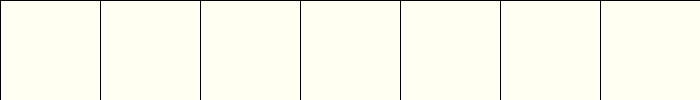
Frame 1 (no input)
Frame 60 (the mouse pressed at the canvas centre just before this capture): identical to frame 1, image omitted
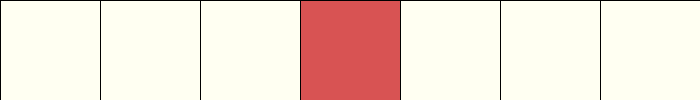
Frame 120 (the mouse held since frame 60 and released just before this capture)

The Processing sketch that drew these frames (run headless with seeded random() and noise(); from frame 60 on, the mouse is pressed at the canvas centre):

// Processing sketch: week05_5
// ── week05_5.pde
//week05-5好玩的程式設計
int[]b={0, 0, 0, 0, 0, 0, 0};//陣列，決定要不要發亮
void setup() {
  size(700, 100);//視窗大小
}
void draw() {
  for (int i=0; i<7; i++) {//用for迴圈，逐一檢查陣列
    if (b[i]==0) {//如果陣列是0
      fill(#FFFFF2);//就畫淡黃色
      rect(i*100, 0, 100, 100);
    } else {
      fill(#D85353);//就畫暗紅色
      rect(i*100, 0, 100, 100);
    }
  }
}
void mousePressed() {//mouse要按下去的時候
  int i=mouseX/100;//換算座標
  if (b[i]==0)b[i]=1;//0會變1
  else b[i]=0;//或1會變0
}
